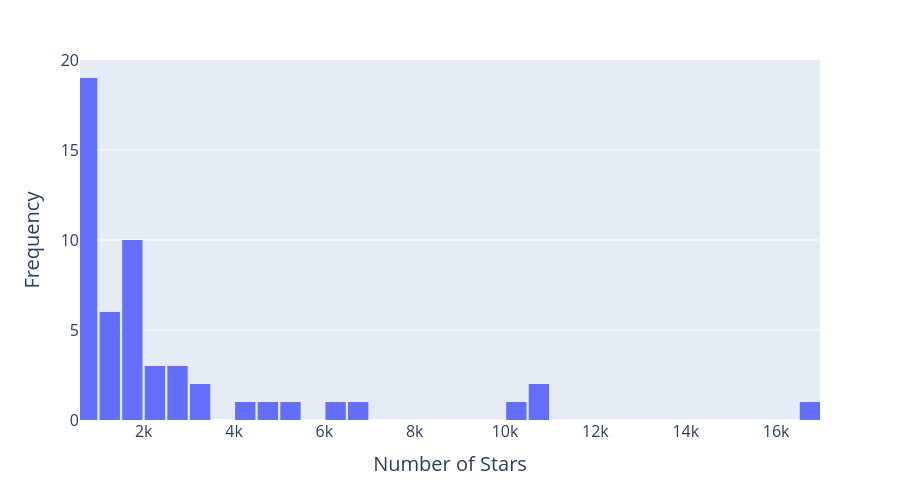

Here is the notebook cell this chart was saved with:
### Code cell
# import pandas as pd
# import plotly.express as px

# df = pd.read_csv("data/evaluation_harness_metadata_with_github_info.csv", encoding="utf-8")

# # Create histogram for star distribution
# fig = px.histogram(
#     df, 
#     x='stars',
#     nbins=50,  # Adjust number of bins as needed
#     labels={'stars': 'Number of Stars'},
# )

# # Customize the layout
# fig.update_layout(
#     xaxis_title="Number of Stars",
#     yaxis_title="Frequency",
#     height=500,
#     showlegend=False,
#     bargap=0.1,  # Add small gap between bars for better distinguishability
#     xaxis=dict(
#         title_font_size=20,
#         tickfont_size=16,
#         range=[df['stars'].min(), df['stars'].max()]  # Start x-axis from min value to avoid overlap at 0
#     ),
#     yaxis=dict(
#         title_font_size=20,
#         tickfont_size=16
#     )
# )

# fig.show()

### Figure 1 — Plotly figure (JSON) as saved in the notebook; plotly's stock layout.template omitted (floating-point values rounded to 4 significant figures)
{"data": [{"bingroup": "x", "hovertemplate": "Number of Stars=%{x}<br>count=%{y}<extra></extra>", "legendgroup": "", "marker": {"color": "#636efa", "pattern": {"shape": ""}}, "name": "", "nbinsx": 50, "orientation": "v", "showlegend": false, "type": "histogram", "x": [1856.0, 5442.0, 656.0, 4287.0, 1957.0, 612.0, 979.0, 659.0, 10890.0, 1544.0, 1922.0, 1587.0, 16970.0, 1698.0, 2323.0, 6617.0, 680.0, 4883.0, 2481.0, 2938.0, 1331.0, 1133.0, 791.0, 10160.0, 1944.0, 1008.0, 3098.0, 735.0, 1575.0, 668.0, 1463.0, 2033.0, 834.0, 6072.0, 856.0, 988.0, 2711.0, 1881.0, 624.0, 10800.0, 989.0, 591.0, 635.0, 1532.0, 765.0, 666.0, 1269.0, 987.0, 2791.0, 594.0, 1217.0, 3071.0], "xaxis": "x", "yaxis": "y"}], "layout": {"bargap": 0.1, "barmode": "relative", "height": 500, "legend": {"tracegroupgap": 0}, "margin": {"t": 60}, "showlegend": false, "xaxis": {"anchor": "y", "domain": [0, 1], "range": [591, 16972], "tickfont": {"size": 16}, "title": {"font": {"size": 20}, "text": "Number of Stars"}}, "yaxis": {"anchor": "x", "domain": [0, 1], "tickfont": {"size": 16}, "title": {"font": {"size": 20}, "text": "Frequency"}}}}
